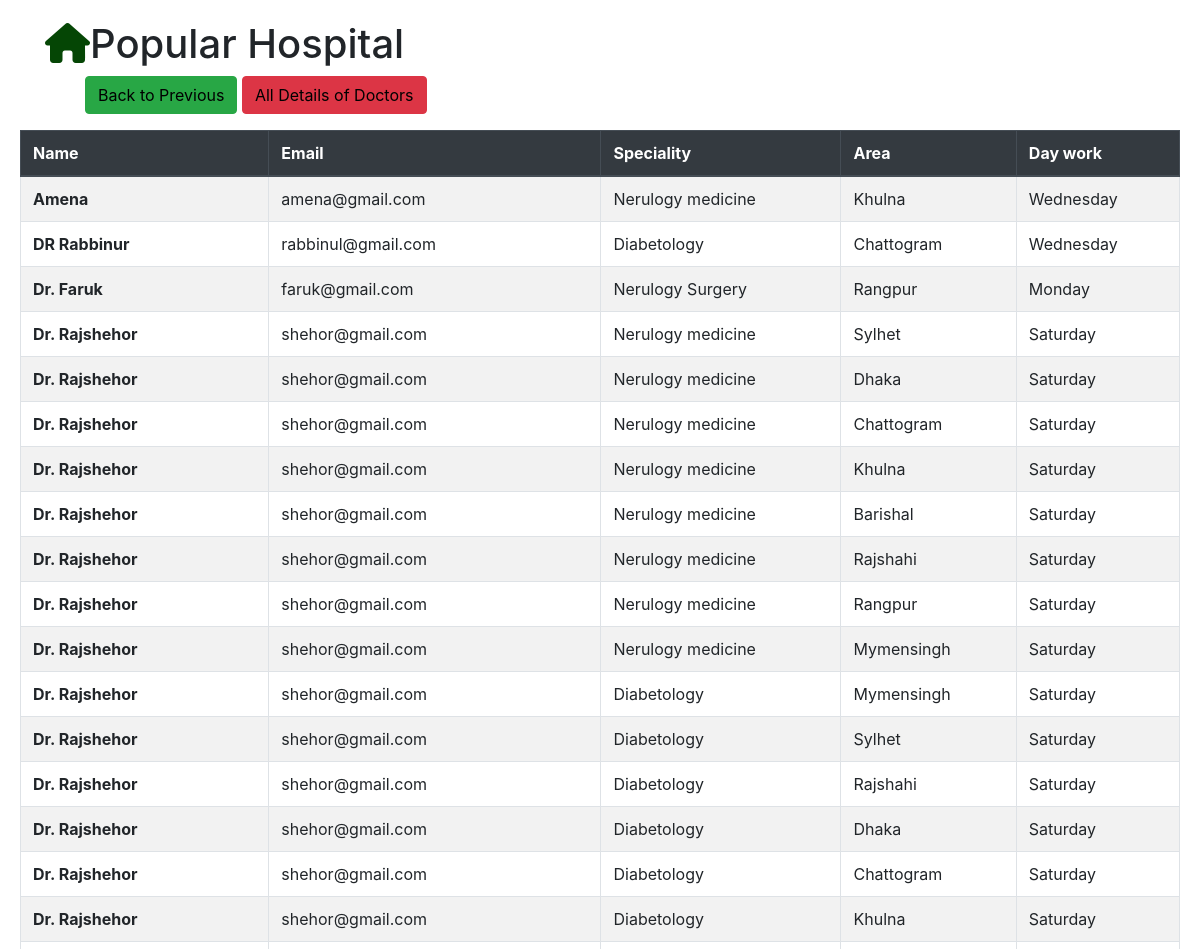
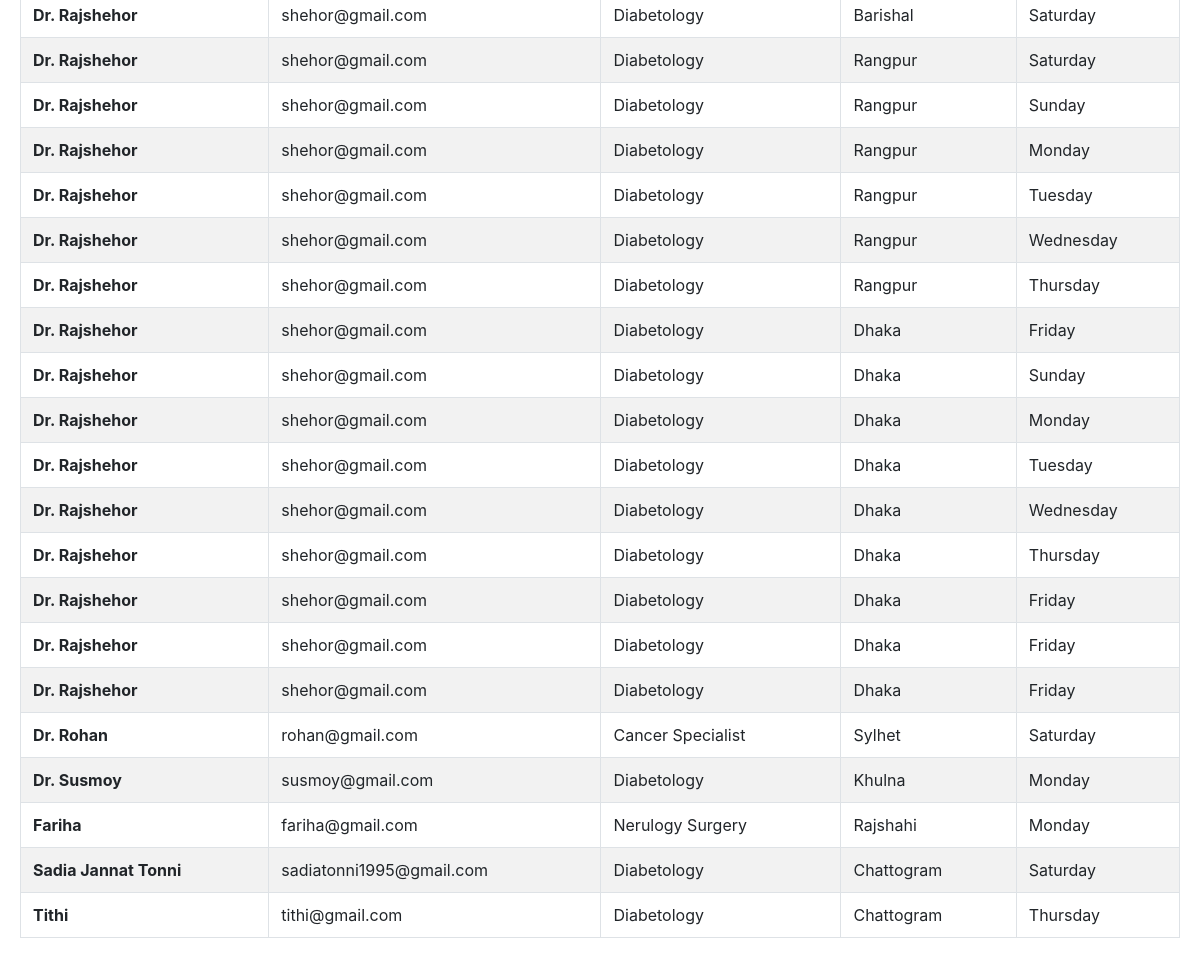
Screenshot of /details/ with the database file from the repository (2 pictures, top to bottom).
### hospital/models.py (models this page shows)
class DoctorDetails(models.Model):
    name=models.CharField(max_length=100)
    email=models.EmailField()
    phone=models.IntegerField() #views or page need if condition for 11 digit
    nid=models.IntegerField()
    area=models.CharField(choices=AREA, max_length=200)
    special=models.CharField(choices=SPECIALITY, max_length=200)
    daywork=models.CharField(choices=DAY, max_length=200)
    class Meta:
        verbose_name = "DoctorDetails"
        verbose_name_plural = "DoctorDetails"

### hospital/views.py (the view)
# urls.py: path('details/', views.details, name="details"),
def details(request):
        doclist=DoctorDetails()
        doclist=DoctorDetails.objects.all().order_by('name')
        return render(request, 'details.html',{'doclist':doclist})

### template/details.html (shortened to what this page needs)
{%load static %}
<html>
  <head>
<link rel="stylesheet" href="https://cdn.jsdelivr.net/npm/bootstrap@4.6.1/dist/css/bootstrap.min.css">
<link rel="stylesheet" href="https://cdnjs.cloudflare.com/ajax/libs/font-awesome/6.0.0-beta2/css/all.min.css">
<link rel="stylesheet" href="https://cdnjs.cloudflare.com/ajax/libs/font-awesome/6.0.0-beta2/css/all.min.css">
<link rel="stylesheet" href="https://unpkg.com/@trevoreyre/autocomplete-js/dist/style.css"/>
<link rel="stylesheet" href="https://ajax.googleapis.com/ajax/libs/jqueryui/1.11.4/themes/smoothness/jquery-ui.css">
</head>
<body>
<div class="container">
  <div class="nav-wrap">
      <div class="logo">
         <h1><i class="fas fa-home"></i>Popular Hospital</h1>
      </div>
  <div class="menu">
     <ul>
      <button type="submit" class="btn btn-success btn-md"> <a href="/" style="color: #000000;">Back to Previous</a></button>
      <button type="submit" class="btn btn-danger btn-md"> <a href="{% url 'details' %}" style="color: #000000;">All Details of Doctors</a></button>
    </ul>
  </div>
</div>
</div>
 <div class="content">
  {% if doclist %}
  <table class="table table-bordered table-striped ">
      <thead class="thead-dark">
        <tr>
          <th scope="col">Name</th>
          <th scope="col">Email</th>
          <th scope="col">Speciality</th>
          <th scope="col">Area</th>
          <th scope="col">Day work</th>
        </tr>
      </thead>
      <tbody>
    {%for d in doclist%}
      <tr>
        <th scope="row">{{d.name}}</th>
        <td>{{d.email}}</td>
        <td>{{d.special}}</td>
        <td>{{d.area}}</td>
        <td>{{d.daywork}}</td>
      </tr>
    {%endfor%}
      </tbody>
      </table>
    {%endif%}
</div>
</html>

### template/details.html (style rules this page uses)
body { margin:20px; }
.logo i { color: #054605; font-size: 40px; }

### rows the page displays
DoctorDetails: name "Amena", email "amena@gmail.com", special "Nerulogy medicine", area "Khulna", daywork "Wednesday"
DoctorDetails: name "DR Rabbinur", email "rabbinul@gmail.com", special "Diabetology", area "Chattogram", daywork "Wednesday"
DoctorDetails: name "Dr. Faruk", email "faruk@gmail.com", special "Nerulogy Surgery", area "Rangpur", daywork "Monday"
DoctorDetails: name "Dr. Rajshehor", email "shehor@gmail.com", special "Nerulogy medicine", area "Sylhet", daywork "Saturday"
DoctorDetails: name "Dr. Rajshehor", email "shehor@gmail.com", special "Nerulogy medicine", area "Dhaka", daywork "Saturday"
DoctorDetails: name "Dr. Rajshehor", email "shehor@gmail.com", special "Nerulogy medicine", area "Chattogram", daywork "Saturday"
DoctorDetails: name "Dr. Rajshehor", email "shehor@gmail.com", special "Nerulogy medicine", area "Khulna", daywork "Saturday"
DoctorDetails: name "Dr. Rajshehor", email "shehor@gmail.com", special "Nerulogy medicine", area "Barishal", daywork "Saturday"
DoctorDetails: name "Dr. Rajshehor", email "shehor@gmail.com", special "Nerulogy medicine", area "Rajshahi", daywork "Saturday"
DoctorDetails: name "Dr. Rajshehor", email "shehor@gmail.com", special "Nerulogy medicine", area "Rangpur", daywork "Saturday"
DoctorDetails: name "Dr. Rajshehor", email "shehor@gmail.com", special "Nerulogy medicine", area "Mymensingh", daywork "Saturday"
DoctorDetails: name "Dr. Rajshehor", email "shehor@gmail.com", special "Diabetology", area "Mymensingh", daywork "Saturday"
DoctorDetails: name "Dr. Rajshehor", email "shehor@gmail.com", special "Diabetology", area "Sylhet", daywork "Saturday"
DoctorDetails: name "Dr. Rajshehor", email "shehor@gmail.com", special "Diabetology", area "Rajshahi", daywork "Saturday"
DoctorDetails: name "Dr. Rajshehor", email "shehor@gmail.com", special "Diabetology", area "Dhaka", daywork "Saturday"
DoctorDetails: name "Dr. Rajshehor", email "shehor@gmail.com", special "Diabetology", area "Chattogram", daywork "Saturday"
DoctorDetails: name "Dr. Rajshehor", email "shehor@gmail.com", special "Diabetology", area "Khulna", daywork "Saturday"
DoctorDetails: name "Dr. Rajshehor", email "shehor@gmail.com", special "Diabetology", area "Barishal", daywork "Saturday"
DoctorDetails: name "Dr. Rajshehor", email "shehor@gmail.com", special "Diabetology", area "Rangpur", daywork "Saturday"
DoctorDetails: name "Dr. Rajshehor", email "shehor@gmail.com", special "Diabetology", area "Rangpur", daywork "Sunday"
DoctorDetails: name "Dr. Rajshehor", email "shehor@gmail.com", special "Diabetology", area "Rangpur", daywork "Monday"
DoctorDetails: name "Dr. Rajshehor", email "shehor@gmail.com", special "Diabetology", area "Rangpur", daywork "Tuesday"
DoctorDetails: name "Dr. Rajshehor", email "shehor@gmail.com", special "Diabetology", area "Rangpur", daywork "Wednesday"
DoctorDetails: name "Dr. Rajshehor", email "shehor@gmail.com", special "Diabetology", area "Rangpur", daywork "Thursday"
DoctorDetails: name "Dr. Rajshehor", email "shehor@gmail.com", special "Diabetology", area "Dhaka", daywork "Friday"
DoctorDetails: name "Dr. Rajshehor", email "shehor@gmail.com", special "Diabetology", area "Dhaka", daywork "Sunday"
DoctorDetails: name "Dr. Rajshehor", email "shehor@gmail.com", special "Diabetology", area "Dhaka", daywork "Monday"
DoctorDetails: name "Dr. Rajshehor", email "shehor@gmail.com", special "Diabetology", area "Dhaka", daywork "Tuesday"
DoctorDetails: name "Dr. Rajshehor", email "shehor@gmail.com", special "Diabetology", area "Dhaka", daywork "Wednesday"
DoctorDetails: name "Dr. Rajshehor", email "shehor@gmail.com", special "Diabetology", area "Dhaka", daywork "Thursday"
DoctorDetails: name "Dr. Rajshehor", email "shehor@gmail.com", special "Diabetology", area "Dhaka", daywork "Friday"
DoctorDetails: name "Dr. Rajshehor", email "shehor@gmail.com", special "Diabetology", area "Dhaka", daywork "Friday"
DoctorDetails: name "Dr. Rajshehor", email "shehor@gmail.com", special "Diabetology", area "Dhaka", daywork "Friday"
DoctorDetails: name "Dr. Rohan", email "rohan@gmail.com", special "Cancer Specialist", area "Sylhet", daywork "Saturday"
DoctorDetails: name "Dr. Susmoy", email "susmoy@gmail.com", special "Diabetology", area "Khulna", daywork "Monday"
DoctorDetails: name "Fariha", email "fariha@gmail.com", special "Nerulogy Surgery", area "Rajshahi", daywork "Monday"
DoctorDetails: name "Sadia Jannat Tonni", email "sadiatonni1995@gmail.com", special "Diabetology", area "Chattogram", daywork "Saturday"
DoctorDetails: name "Tithi", email "tithi@gmail.com", special "Diabetology", area "Chattogram", daywork "Thursday"
